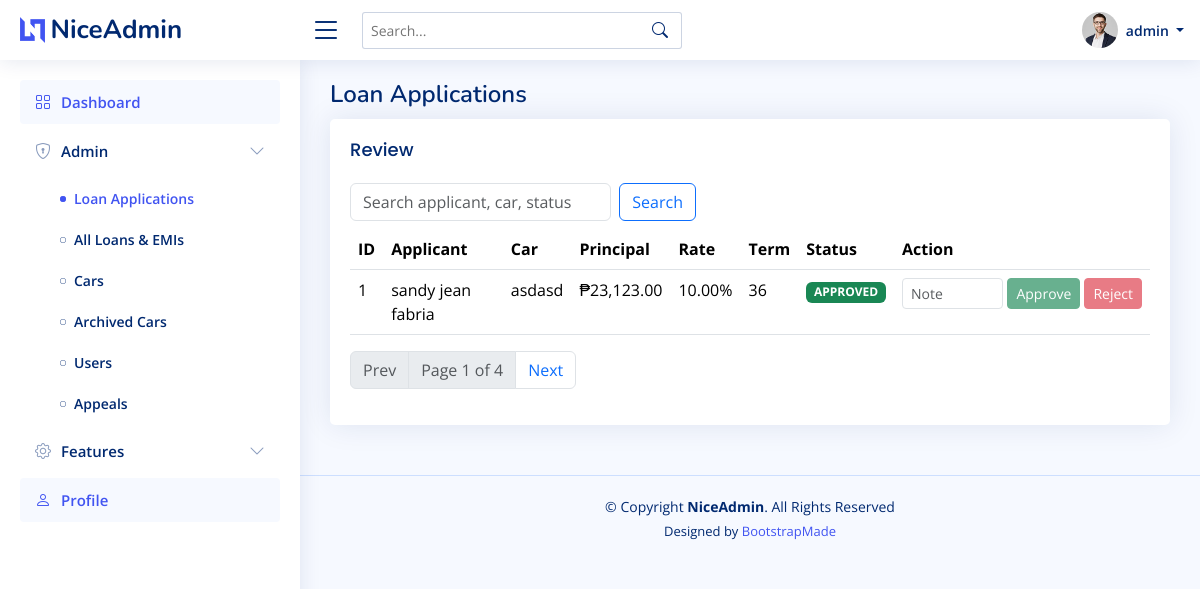
The page /index.php?page=admin_applications (signed in) on the database its author committed.
### tables this page shows
CREATE TABLE `loans` (
  `id` int(11) NOT NULL,
  `user_id` int(11) NOT NULL,
  `car_id` int(11) NOT NULL,
  `car_price` decimal(12,2) NOT NULL,
  `down_payment` decimal(12,2) NOT NULL,
  `principal` decimal(12,2) NOT NULL,
  `annual_interest_rate` decimal(5,2) NOT NULL,
  `term_months` int(11) NOT NULL,
  `status` enum('pending','approved','rejected') DEFAULT 'pending',
  `admin_note` varchar(255) DEFAULT NULL,
  `created_at` timestamp NOT NULL DEFAULT current_timestamp(),
  `approved_at` timestamp NULL DEFAULT NULL
);

CREATE TABLE `users` (
  `id` int(11) NOT NULL,
  `username` varchar(100) NOT NULL,
  `password_hash` varchar(255) NOT NULL,
  `full_name` varchar(150) NOT NULL,
  `role` enum('admin','customer') NOT NULL DEFAULT 'customer',
  `blocked` tinyint(1) NOT NULL DEFAULT 0,
  `email` varchar(150) DEFAULT NULL,
  `created_at` timestamp NOT NULL DEFAULT current_timestamp()
);

CREATE TABLE `cars` (
  `id` int(11) NOT NULL,
  `model` varchar(120) NOT NULL,
  `plate_no` varchar(20) DEFAULT NULL,
  `price` decimal(12,2) NOT NULL,
  `is_active` tinyint(1) DEFAULT 1,
  `archived` tinyint(1) NOT NULL DEFAULT 0
);

### module/admin_applications.php (the view, shortened to what this page needs)
<?php
require_once __DIR__ . '/../db/db.php';
$q = trim($_GET['q'] ?? '');
$page = max(1, (int)($_GET['p'] ?? 1));
$perPage = 10;
$offset = ($page - 1) * $perPage;
$where = '';
$countRes = $conn->query("SELECT COUNT(*) AS c FROM loans l JOIN users u ON u.id=l.user_id JOIN cars c ON c.id=c.id $where");
$total = $countRes ? (int)$countRes->fetch_assoc()['c'] : 0;
$res = $conn->query("SELECT l.*, u.full_name, u.username, c.model FROM loans l JOIN users u ON u.id=l.user_id JOIN cars c ON c.id=l.car_id $where ORDER BY l.id DESC LIMIT $perPage OFFSET $offset");
?>
<div class="pagetitle"><h1>Loan Applications</h1></div>
<section class="section">
  <div class="card">
    <div class="card-body">
      <h5 class="card-title">Review</h5>
      <form class="row g-2 mb-2" method="get">
        <div class="col-md-4">
          <input type="text" class="form-control" name="q" placeholder="Search applicant, car, status" value="<?php echo htmlspecialchars($q); ?>">
        </div>
        <div class="col-md-2">
          <button class="btn btn-outline-primary" type="submit">Search</button>
        </div>
      </form>
      <table class="table">
        <thead><tr>
          <th>ID</th><th>Applicant</th><th>Car</th><th>Principal</th><th>Rate</th><th>Term</th><th>Status</th><th>Action</th>
        </tr></thead>
        <tbody>
        <?php while($row=$res->fetch_assoc()): ?>
          <tr>
            <td><?php echo $row['id']; ?></td>
            <td><?php echo htmlspecialchars($row['full_name']); ?></td>
            <td><?php echo htmlspecialchars($row['model']); ?></td>
            <td>₱<?php echo number_format($row['principal'],2); ?></td>
            <td><?php echo $row['annual_interest_rate']; ?>%</td>
            <td><?php echo $row['term_months']; ?></td>
            <td><span class="badge bg-<?php echo $row['status']==='approved'?'success':($row['status']==='rejected'?'danger':'warning'); ?>"><?php echo strtoupper($row['status']); ?></span></td>
            <td>
              <form method="post" class="d-flex gap-1">
                <input type="text" name="admin_note" class="form-control form-control-sm" placeholder="Note">
                <button name="action" value="approve" class="btn btn-success btn-sm" <?php echo $row['status']!=='pending'?'disabled':''; ?>>Approve</button>
                <button name="action" value="reject" class="btn btn-danger btn-sm" <?php echo $row['status']!=='pending'?'disabled':''; ?>>Reject</button>
              </form>
            </td>
          </tr>
        <?php endwhile; ?>
        </tbody>
      </table>
      <?php
        $totalPages = (int)ceil(max(1, $total) / $perPage);
        $base = 'index.php?page=admin_applications&q=' . urlencode($q) . '&p=';
      ?>
      <nav>
        <ul class="pagination">
          <li class="page-item <?php echo $page<=1?'disabled':''; ?>"><a class="page-link" href="<?php echo $base . max(1, $page-1); ?>">Prev</a></li>
          <li class="page-item disabled"><span class="page-link">Page <?php echo $page; ?> of <?php echo $totalPages; ?></span></li>
          <li class="page-item <?php echo $page>=$totalPages?'disabled':''; ?>"><a class="page-link" href="<?php echo $base . min($totalPages, $page+1); ?>">Next</a></li>
        </ul>
      </nav>
    </div>
  </div>
</section>

### assets/css/style.css (style rules this page uses)
:root { scroll-behavior: smooth; }
body { font-family: "Open Sans", sans-serif; background: #f6f9ff; color: #444444; }
a { color: #4154f1; text-decoration: none; }
h1, h2, h3, h4, h5, h6 { font-family: "Nunito", sans-serif; }
.pagetitle { margin-bottom: 10px; }
.pagetitle h1 { font-size: 24px; margin-bottom: 0; font-weight: 600; color: #012970; }
.card { margin-bottom: 30px; border: none; border-radius: 5px; box-shadow: 0px 0 30px rgba(1, 41, 112, 0.1); }
.card-title { padding: 20px 0 15px 0; font-size: 18px; font-weight: 500; color: #012970; font-family: "Poppins", sans-serif; }
.card-body { padding: 0 20px 20px 20px; }

### rows shown on the page
loans: id "1", user.full_name "sandy jean fabria", car.model "asdasd", principal "23,123.00", annual_interest_rate "10.00", term_months "36", status "APPROVED"

### other values the page prints
$_SESSION['username'] "admin"
$page "1"
$totalPages "4"
